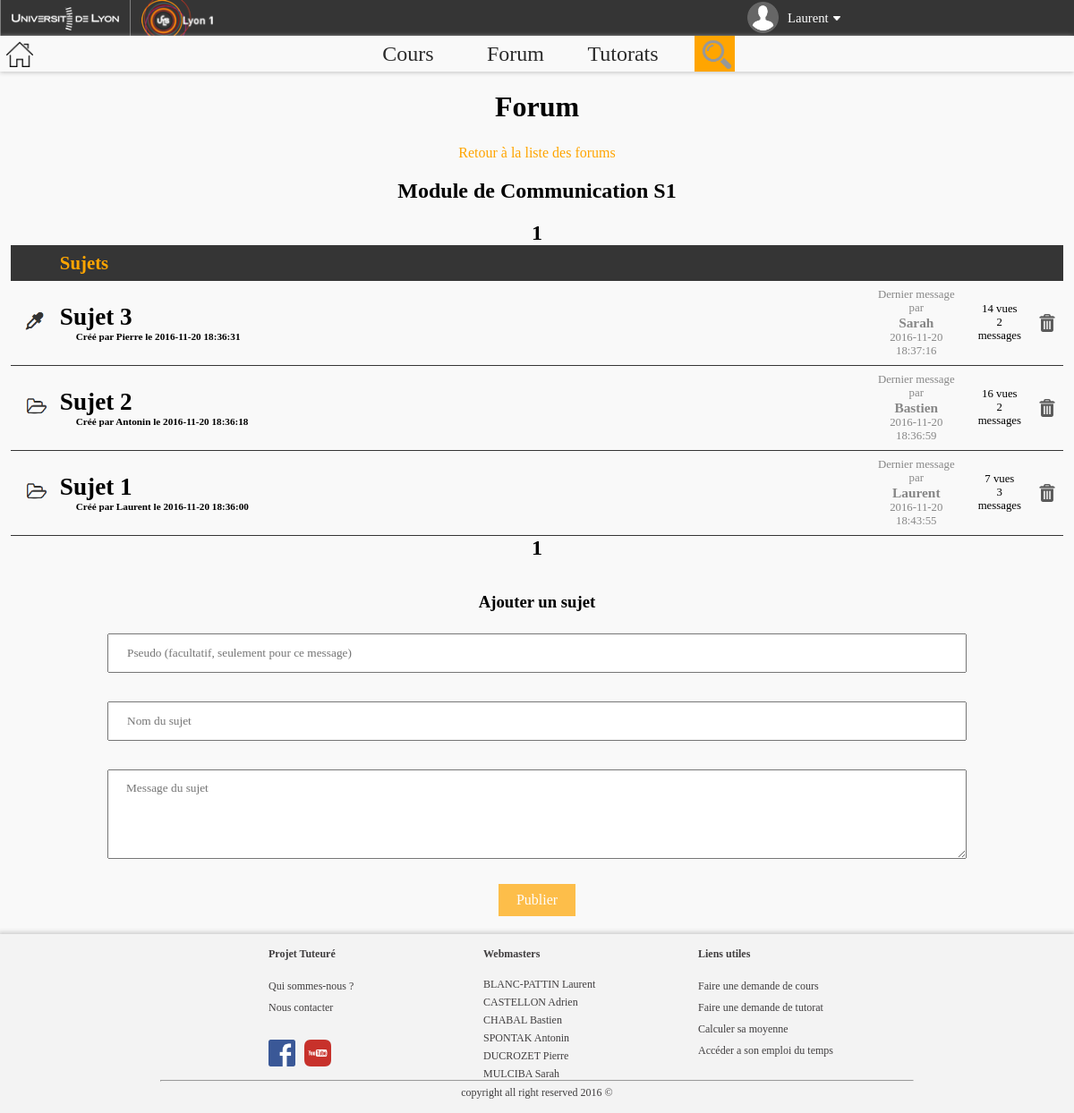
Page /Site/index.php?page=forum&actionForum=afficher&moduleID=4 (signed in) on the committed database.
### tables this page shows
CREATE TABLE IF NOT EXISTS `utilisateurs` (
    `utilisateurID` INT(11) NOT NULL,
    `identifiant` VARCHAR(255) NOT NULL,
    `motDePasse` VARCHAR(255) NOT NULL,
    `prenom` VARCHAR(255) NOT NULL,
    `pseudo` VARCHAR(255) DEFAULT NULL,
    `statut` VARCHAR(255) DEFAULT NULL
);

CREATE TABLE IF NOT EXISTS `module` (
    `moduleID` INT(11) NOT NULL,
    `nomModule` VARCHAR(255) NOT NULL,
    `semestre` INT(11) NOT NULL,
    `enseignant` VARCHAR(255) DEFAULT NULL,
    `nbEpingle` INT(11) NOT NULL
);

CREATE TABLE IF NOT EXISTS `sujet` (
    `sujetID` INT(11) NOT NULL,
    `nom` VARCHAR(255) NOT NULL,
    `auteurID` INT(11) NOT NULL,
    `moduleID` INT(11) NOT NULL,
    `message` TEXT NOT NULL,
    `dateSujet` DATETIME NOT NULL,
    `epingle` TINYINT(1) NOT NULL,
    `clos` TINYINT(1) NOT NULL,
    `messageValide` TEXT,
    `nbVues` INT(11) NOT NULL,
    `nbRep` INT(11) NOT NULL,
    `priority` INT(11) NOT NULL,
    `dernierMessage` INT(11) DEFAULT NULL,
    `pseudo` VARCHAR(255) DEFAULT NULL,
    `dateDernierChangement` DATETIME NOT NULL
);

CREATE TABLE IF NOT EXISTS `message` (
    `messageID` INT(11) NOT NULL,
    `auteurID` INT(11) NOT NULL,
    `sujetID` INT(11) NOT NULL,
    `contenu` TEXT NOT NULL,
    `dateMessage` DATETIME NOT NULL,
    `messageValide` TINYINT(1) NOT NULL,
    `premierMessage` TINYINT(1) NOT NULL,
    `modification` DATETIME DEFAULT NULL,
    `pseudo` VARCHAR(255) DEFAULT NULL
);

### Site/Model/Model.php (called while the page is built)
<?php
	abstract class Model{
		private static $bdd;
		protected function executerRequete($sql, $params = null) {
			if ($params == null) {
				$resultat = self::getBdd()->query($sql);
			}
			else {
				$resultat = self::getBdd()->prepare($sql);
				$resultat->execute($params);
			}
			return $resultat;
		}
		private static function getBdd() {
			if(self::$bdd == null){
				require './bin/liaison.php';
				try{
					self::$bdd = new PDO('mysql:host='.$host .';dbname='.$nombase ,$user,$password);
				}
				catch(Exception $e){
					die ('Erreur de connexion : '.$e->getMessage());
				}
				self::$bdd->exec('SET NAMES utf8');
				self::$bdd->setAttribute(PDO::ATTR_ERRMODE,PDO::ERRMODE_EXCEPTION);
			}
			return self::$bdd;
		}
	}
?>

### Site/Model/ModuleManager.php (called while the page is built, shortened)
<?php
		require_once ("Model.php");
	 	class ModuleManager extends Model
		{
			public function getNom($moduleID)
			{
				$req=$this->executerRequete('SELECT module.nomModule FROM module WHERE moduleID=?', array($moduleID));
				$result=$req->fetch(PDO::FETCH_ASSOC);
				return $result['nomModule'];
			}
	}
?>

### Site/Model/SujetsManager.php (called while the page is built, shortened)
<?php
		require_once ("Model.php");
	 	class SujetsManager extends Model
		{
			public function getSujets($moduleID)
			{
			  $req = $this->executerRequete('SELECT sujet.sujetID,sujet.nom,message.auteurID,auteurSujet.prenom, auteurMessage.prenom AS prenomMessage,sujet.message,dateSujet,sujet.epingle,sujet.clos,sujet.messageValide,nbVues,nbRep,sujet.priority,dateMessage,sujet.pseudo,message.pseudo AS pseudoMessage FROM sujet, message, utilisateurs AS auteurSujet, utilisateurs AS auteurMessage WHERE sujet.moduleID=? AND message.auteurID=auteurMessage.utilisateurID AND sujet.auteurID=auteurSujet.utilisateurID AND sujet.dernierMessage=message.messageID ORDER BY epingle DESC, priority ASC, dateDernierChangement DESC', array($moduleID));
			  $result=$req->fetchALL(PDO::FETCH_ASSOC);
			  return $result;
			}
			public function getSujetsLimite($moduleID, $limiteDeb, $nbParPage)
			{
			  $req = $this->executerRequete('SELECT sujet.sujetID,sujet.nom,message.auteurID,auteurSujet.prenom, auteurMessage.prenom AS prenomMessage,sujet.message,dateSujet,sujet.epingle,sujet.clos,sujet.messageValide,nbVues,nbRep,sujet.priority,dateMessage,sujet.pseudo,message.pseudo AS pseudoMessage,dateDernierChangement FROM sujet, message, utilisateurs AS auteurSujet, utilisateurs AS auteurMessage WHERE sujet.moduleID=? AND message.auteurID=auteurMessage.utilisateurID AND sujet.auteurID=auteurSujet.utilisateurID AND sujet.dernierMessage=message.messageID ORDER BY epingle DESC, priority ASC, dateDernierChangement DESC LIMIT '.$limiteDeb.', '.$nbParPage, array($moduleID));
			  $result=$req->fetchALL(PDO::FETCH_ASSOC);
			  return $result;
			}
	}
?>

### Site/Model/UsersManager.php (called while the page is built, shortened)
<?php
		require_once ("Model.php");
	 	class UsersManager extends Model
		{
		public function getUserName($login)
		{
			$requete = $this->executerRequete('SELECT prenom FROM utilisateurs where identifiant = ?', array($login));
			$data = $requete->fetch(PDO::FETCH_ASSOC);
			return $data;
		}
		public function getUserID($login)
		{
			$req = $this->executerRequete('SELECT utilisateurID FROM utilisateurs WHERE identifiant=?', array($login));
			$data=$req->fetch(PDO::FETCH_ASSOC);
			return $data['utilisateurID'];
		}
	}

### Site/bin/liaison.php (called while the page is built)
<?php
$host ="localhost";
$user ="root";
$password="";
$nombase="h2i_iut";
?>

### Site/Views/forum.php (the view, shortened to what this page needs)
<?php
		echo '<h1>Forum</h1>
		<a href="index.php?page=forum">Retour à la liste des forums</a>
		<h2>Module de '.$module.'</h2>';
		if($sujets==null)
		{
			echo '<table>
				<tr>
					<th>Sujets</th>
				</tr>
				<tr>
					<td>
						<p id="nosujet">Aucun sujet disponible dans ce forum</p>
					</td>
				</tr>
			</table>';
		}
		else
		{
			echo '<div id="no">';
				for($i=1 ; $i<=$rapport+1 ; $i++)
				{
					if($i==$page)
					{
						echo '<span class="noCurrentPage">'.$i.'</span>';
					}
					else
					{
						echo '<a href="index.php?page=forum&actionForum=afficher&moduleID='.$moduleID.'&p='.$i.'" class="noPage">'.$i.'</a>';
					}
				}
			echo '</div>
			<table>
				<tr>
					<th></th>
					<th>Sujets</th>
					<th></th>
					<th></th>
					<th></th>
				</tr>';
				foreach($sujets as $ligne)
				{
					echo '<tr>
						<td id="celluleIcone">';
						if ($ligne['epingle']==True){
							echo '<img class="icone" src="media/images/epingle.png" alt="Sujet épinglé">';
						}
						elseif($ligne['clos']==True){
							echo '<img class="icone" src="media/images/clos.png" alt="Sujet clos">';
						}
						else{
							echo '<img class="icone" src="media/images/sujet.png" alt="Sujet ouvert">';
						}
						echo '</td>
						<td id="sujet">
							<a href="index.php?page=forum&sujet='.$ligne['sujetID'].'">
								<p class="nomSujet">'.$ligne['nom'].'</p>';
								if($ligne['pseudo']==NULL){
									echo '<p class="createurSujet">Créé par '.$ligne['prenom'].' le '.$ligne['dateSujet'].'</p>';
								}
								else
								{
									echo '<p class="createurSujet">Créé par '.$ligne['pseudo'].' le '.$ligne['dateSujet'].'</p>';
								}
							echo '</a>
						</td>
						<td id="dernierMessage">
							<p>Dernier message par</p>';
							if($ligne['pseudoMessage']==NULL)
							{
								echo '<p class="auteur">'.$ligne['prenomMessage'].'</p>';
							}
							else
							{
								echo '<p class="auteur">'.$ligne['pseudoMessage'].'</p>';
							}
							echo '<p>'.$ligne['dateMessage'].'</p>
						</td>
						<td id="informations">
							<p>'.$ligne['nbVues'].' vues</p>
							<p>'.$ligne['nbRep'].' messages</p>
						</td>';
						if($ligne['auteurID']==$utilisateurID || $statutUtilisateur=="Admin"){
							echo '<td class="suppr"><a href="index.php?page=forum&actionForum=supprsujet&id='.$ligne['sujetID'].'"><img class="poubelle" src="media/images/poubelle.png" alt="poubelle"></a></td>';
						}
						else{
							echo '<td class="suppr"><a href="index.php?page=forum&actionForum=signaler&ids='.$ligne['sujetID'].'"><img class="poubelle" src="media/images/signaler.png" alt="signaler" title="Signaler le sujet"></a></td>';
						}
					echo '</tr>';
				}
			echo '</table>
			<div id="no">';
				for($i=1 ; $i<=$rapport+1 ; $i++)
				{
					if($i==$page)
					{
						echo '<span class="noCurrentPage">'.$i.'</span>';
					}
					else
					{
						echo '<a href="index.php?page=forum&actionForum=afficher&moduleID='.$moduleID.'&p='.$i.'" class="noPage">'.$i.'</a>';
					}
				}
			echo '</div>';
		}
		echo '<h3>Ajouter un sujet</h3>';
		echo '<form method="post" action="index.php?page=forum&actionForum=ajout_sujet&moduleID='.$moduleID.'">
		  <p><input type="hidden" name="moduleID" value="'.$moduleID.'"></p>
		  <p><input type="text" name="pseudo" value="" placeholder="Pseudo (facultatif, seulement pour ce message)"></p>
		  <p><input type="text" name="nom" value="" placeholder="Nom du sujet"></p>
		  <p><textarea name="message" id="message" placeholder="Message du sujet"></textarea></p>
		  <p><input type="submit" value="Publier" class="button"></p>
		</form>';
		require_once("Views/layout.php");
?>

### Site/includes/header.php (shortened to what this page needs)
<header id="header" >
		<div class="bh2" id="bh2">
			<a href=""> <img class="account"  alt="account" src="./media/images/account.png" />
				<p><?php echo $prenom['prenom'];  ?> </p>
				<img class="flecheMonCompte"  alt="account" src="./media/images/fleche.png" />   </a> </div>
		<a href="http://www.universite-lyon.fr/" title="Universités de Lyon"> <img class="univ"  alt="Universités de Lyon"  src="./media/images/comue.png"/> </a>
		<a href="http://iut.univ-lyon1.fr/" title="IUT lyon 1"> <img title="IUT lyon 1" alt="IUT" class="iut"  src="./media/images/lyon1.png"/> </a>
</header>
<nav id="sousheader" class="fixed">
			<a title="Accueil" href="index.php?page=accueil"><img class='home'  alt="Accueil" src="./media/images/home.png"/></a>
			<a class="bsh1" href="index.php?page=cours">Cours</a>
			<a class="bsh2" href="index.php?page=forum">Forum</a>
			<a class="bsh3" href="index.php?page=tutorats">Tutorats</a>
			<form id="search">
				<input  type="image"   id="loupe"  alt="recherche" class="loupe" src="./media/images/loupe.png"/>
			</form>
</nav>

### Site/style/header.css (style rules this page uses)
#header { position:; background: #353535; width:100%; height:40px; top:0px; left:0px; z-index:100000; font-family:SourceSansProLight; font-size:0.8em; transition: 0.3s; z-index: 10000; }
nav a { text-decoration: none; color:#2c2c2c }
#sousheader { position:relative; width:100%; height:40px; margin-top:0px; background: #f9f9f9; display:block; overflow:hidden; z-index:1000; text-align:center; text-decoration: none; font-size:1.5em; font-family:SourceSansProLight; transition:0.2s; box-shadow: 0px 1px 5px 0px #c2c2c2; }
.bh2 { float:right; margin-right:20%; padding-left:5px; padding-right: 5px; height:100%; line-height:40px; text-decoration:none; width: 120px; }
.bh2 a { text-decoration:none;color:white;width: 0 }
.bh2 p { display:inline;float:left;margin-top:0;font-size: 11pt;margin-left: 5px }
.account { width:35px; float:left; margin-top: 2px ; margin-right:5px; }
.flecheMonCompte { display:inline; margin-top:18px; margin-left:5px; height: 5px; float:left; cursor:pointer; }
.univ,.iut { float:left; margin-left:0px; height:100%;padding-left:1%;padding-right:1%;min-width:80px; }
.univ { border-right:solid 1px grey;border-left:solid 1px grey; }
.home { display:inline; position:absolute; left:7px; height:75%; margin:5px auto; width:1.8%; min-width: 30px; }
.bsh1,.bsh2,.bsh3 { float:left; display:inline; margin-left:0; width:8%; min-width:70px; height:100%; text-align:center; text-decoration:none; line-height:40px; transition:0.7s; }
.bsh1 { margin-left:36.75% }
#search { float:left; display:block; margin-left:0px; padding:0px; width:2.3%; min-width:45px; height:100%; background:#FFA500; color:white; line-height:40px; overflow:hidden; transition:0.6s; }
.loupe { float: right;width:40px;margin:0;cursor:pointer; }

### Site/style/globalcss.css (style rules this page uses)
html,body { min-height: 100%; min-width:0px; margin:0; padding:0; font-family:SourceSansProRegular; font-style: normal; background: linear-gradient(#f9f9f9, #f9f9f9 ) ; background-repeat: no-repeat; background-attachment: fixed; }
@media only screen and (max-width:1200px) { #sousheader { font-size:1.5em ; } }
@media only screen and (max-width:1200px) { #sousheader .bsh1,#sousheader .bsh2,#sousheader .bsh3 { padding-left:1%;padding-right:1%;transition:0.7s; } }
@media only screen and (max-width:1200px) { #sousheader .bsh1 { margin-left:33%;transition:1s } }
@media only screen and (max-width:1200px) { #sousheader #search { margin-left: 20px;transition:0.7s; } }

### Site/style/forum.css (style rules this page uses)
* { font-family:calibri; }
a { text-decoration:none; color: #FFA500; }
table { border-collapse: collapse; width: 98%; margin:0 1% 0 1%; }
th { font-size:1.3em; background-color: #353535; color: #FFA500; word-break: break-all; }
th, td { text-align: left; padding: 8px; }
td { border-bottom: 1px solid #353535 }
table a { text-decoration:none; color:black; }
input[type=text] { width: 80%; padding: 12px 20px; margin: 8px 0; box-sizing: border-box; }
#message { height:100px; width: 80%; word-break: break-all; padding: 12px 20px; margin: 8px 0; box-sizing: border-box; }
#sujet, #rep { width:80%; word-break: break-all; }
#sujet, #modules { font-weight:bold; }
.nomSujet { font-size:1.7em; margin:0; padding:0; }
.createurSujet { font-size:0.7em; margin:0 0 0 2%; padding:0; }
.icone { height:20px; vertical-align:center; margin:0 0 0 25%; }
#celluleIcone { width:4%; }
#dernierMessage, #informations { font-size:0.8em; text-align:center; width:10%; vertical-align:center; }
#dernierMessage { color: #878787; }
.suppr { width:2%; }
.poubelle { height:20px; opacity:0.8; float:right; transition-duration: 0.2s; }
#informations p, #dernierMessage p { margin:0; padding:0; }
#reponses #informations p, #reponses #dernierMessage p, { margin:auto; }
.auteur { font-size:1.2em; font-weight:bold; }
.button, .buttonEpingle { background-color: #FFA500; border: none; color: white; padding: 9px 20px; text-align: center; text-decoration: none; display: inline-block; font-size: 16px; cursor: pointer; opacity:0.7; transition-duration: 0.4s; }
h3 { margin : auto; margin-top : 3%; }
#no { width:100%; }
#no a, #no span { margin-right: 0.25%; margin-left:0.25%; font-weight:bold; font-size:1.2em; }
#no span { margin-left:0.25%; margin-right:0.25%; font-size:1.5em; }

### rows in the picture
utilisateurs: prenom "Laurent"
module: nomModule "Communication S1"
sujet: epingle 1 (drawn), nom "Sujet 3", pseudo "Pierre", dateSujet "2016-11-20 18:36:31", dernierMessage.pseudo "Sarah", dernierMessage.dateMessage "2016-11-20 18:37:16", nbVues "14", nbRep "2"
sujet: epingle 0 (drawn), nom "Sujet 2", pseudo "Antonin", dateSujet "2016-11-20 18:36:18", dernierMessage.pseudo "Bastien", dernierMessage.dateMessage "2016-11-20 18:36:59", nbVues "16", nbRep "2"
sujet: epingle 0 (drawn), nom "Sujet 1", pseudo "Laurent", dateSujet "2016-11-20 18:36:00", auteurID.prenom "Laurent", dernierMessage.dateMessage "2016-11-20 18:43:55", nbVues "7", nbRep "3"
